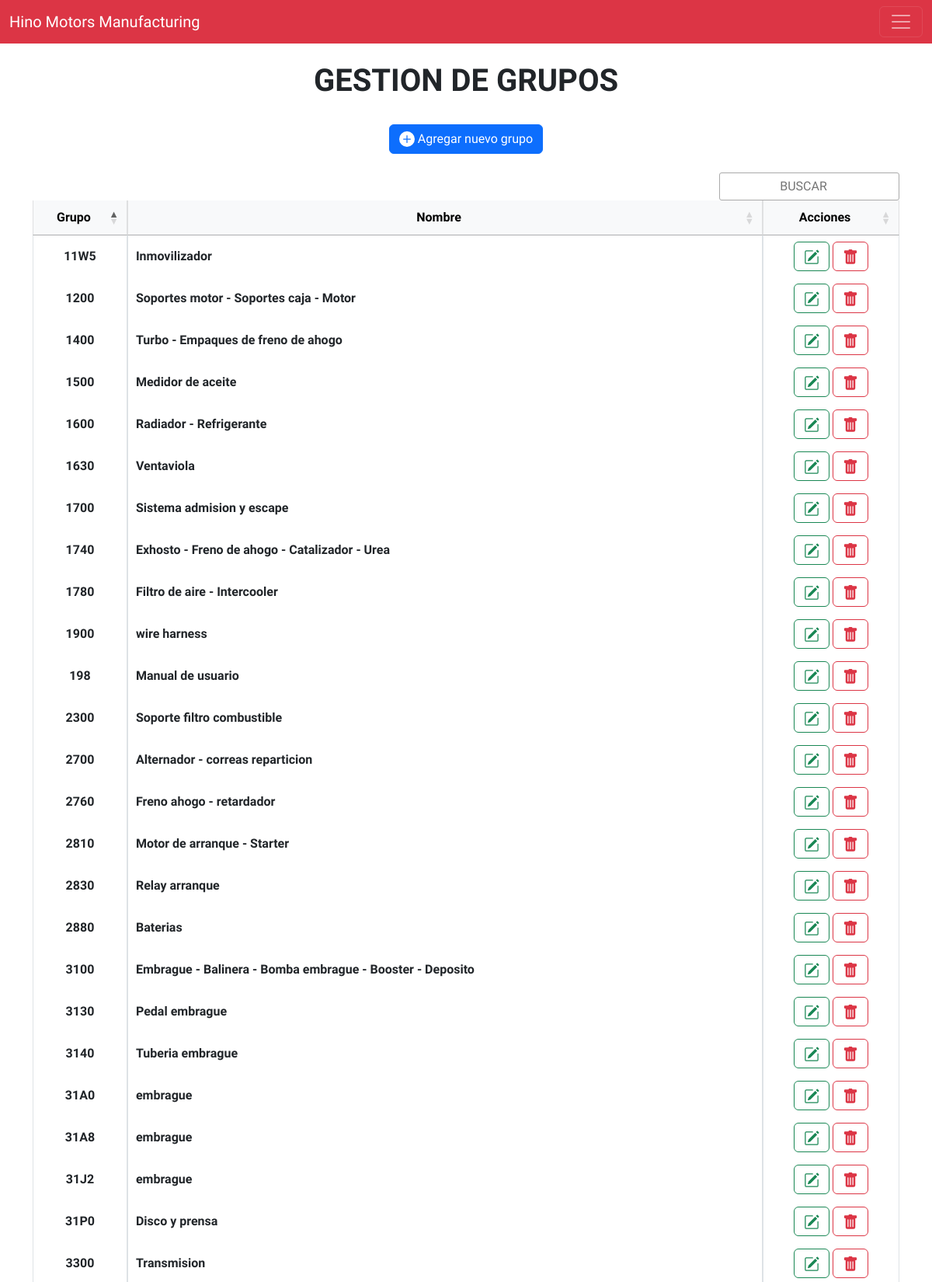
The page /view/grupo/index.php (upper part) on the database its author committed.
### tables this page shows
CREATE TABLE IF NOT EXISTS `grupo` (
  `idGrupo` int(10) NOT NULL AUTO_INCREMENT,
  `codigo` varchar(10) NOT NULL,
  `nombreGrupo` varchar(100) NOT NULL,
  `creatAt` timestamp NOT NULL DEFAULT CURRENT_TIMESTAMP,
  `updateAt` timestamp NOT NULL DEFAULT CURRENT_TIMESTAMP,
  PRIMARY KEY (`idGrupo`)
);

### config/conexion.php (called while the page is built)
<?php
class db{
    private $host = "localhost";
    private $dbname = "hino";
    private $username = "root";
    private $password = "";
    public function conexion() {
        try {
            $PDO = new PDO("mysql:host=" . $this->host . ";dbname=" . $this->dbname, $this->username, $this->password);
            return $PDO;
        } catch(PDOException $e) {
            echo "Error al conectarse a la base de datos" . $e->getMessage();
        }
    }
}
?>

### controller/grupoCtrl.php (called while the page is built, shortened)
<?php
class grupoController
{
    private $model;
    public function __construct()
    {
        require_once(__DIR__ ."/../model/grupoMdl.php");
        $this->model = new grupoModel();
    }
    public function index()
    {
        return ($this->model->index()) ? $this->model->index() : false;
    }
}

### model/grupoMdl.php (called while the page is built, shortened)
<?php
class grupoModel
{
    private $PDO;
    public function __construct()
    {
        require_once(__DIR__ ."/../config/conexion.php");
        $con = new db();
        $this->PDO = $con->conexion();
    }
    public function index()
    {
        $stament = $this->PDO->prepare("SELECT * FROM grupo ORDER BY codigo ASC");
        return ($stament->execute()) ? $stament->fetchAll() : false;
    }
}

### view/grupo/index.php (the view, shortened to what this page needs)
<?php
require_once("../head/head.php");
require_once("../../controller/grupoCtrl.php");
$obj =  new grupoController();
$rows = $obj->index();
?>
<br>
<h1 class="text-center"><strong>GESTION DE GRUPOS</strong></h1>
<br>
<div class="container">
  <div class="d-flex justify-content-center">
    <a href="./creat.php">
      <button type="button" class="btn btn-primary d-flex align-items-center" type="button"><svg xmlns="http://www.w3.org/2000/svg" width="20" height="20" fill="currentColor" class="bi bi-plus-circle-fill" viewBox="0 0 16 16">
          <path d="M16 8A8 8 0 1 1 0 8a8 8 0 0 1 16 0zM8.5 4.5a.5.5 0 0 0-1 0v3h-3a.5.5 0 0 0 0 1h3v3a.5.5 0 0 0 1 0v-3h3a.5.5 0 0 0 0-1h-3v-3z" />
        </svg>&nbsp;Agregar nuevo grupo</button>
    </a>
  </div>
  <br>
  <table class="table table-bordered table-hover" id="grupoTableConsulta">
    <thead class="table-light">
      <tr>
        <th class="text-center" scope="col">Grupo</th>
        <th class="text-center" scope="col">Nombre</th>
        <th class="text-center" scope="col">Acciones</th>
      </tr>
    </thead>
    <tbody>
      <?php if ($rows) : ?>
        <?php foreach ($rows as $row) : ?>
          <tr>
            <th class="text-center align-middle"><?= $row['codigo'] ?></th>
            <th class="text-break align-middle"><?= $row['nombreGrupo'] ?></th>
            <th class="text-center">
              <a href="edit.php?id=<?= $row['idGrupo'] ?>" class="btn btn-outline-success"></a>
              <button type="button" class="btn btn-outline-danger" data-bs-toggle="modal" data-bs-target="#exampleModal" onclick="setDeleteId('<?= $row['idGrupo'] ?>')"></button>
            </th>
          </tr>
        <?php endforeach; ?>
      <?php else : ?>
        <tr>
          <td colspan="3" class="text-center">No hay registros</td>
        </tr>
      <?php endif; ?>
    </tbody>
  </table>
</div>
<?php
require_once("../head/footer.php");
?>

### CSS/estilos.css (style rules this page uses)
body { font-family: 'Quicksand', sans-serif; }

### rows shown on the page
grupo: codigo "11W5", nombreGrupo "Inmovilizador"
grupo: codigo "1200", nombreGrupo "Soportes motor - Soportes caja - Motor"
grupo: codigo "1400", nombreGrupo "Turbo - Empaques de freno de ahogo"
grupo: codigo "1500", nombreGrupo "Medidor de aceite"
grupo: codigo "1600", nombreGrupo "Radiador - Refrigerante"
grupo: codigo "1630", nombreGrupo "Ventaviola"
grupo: codigo "1700", nombreGrupo "Sistema admision y escape"
grupo: codigo "1740", nombreGrupo "Exhosto - Freno de ahogo - Catalizador - Urea"
grupo: codigo "1780", nombreGrupo "Filtro de aire - Intercooler"
grupo: codigo "1900", nombreGrupo "wire harness"
grupo: codigo "198", nombreGrupo "Manual de usuario"
grupo: codigo "2300", nombreGrupo "Soporte filtro combustible"
grupo: codigo "2700", nombreGrupo "Alternador - correas reparticion"
grupo: codigo "2760", nombreGrupo "Freno ahogo - retardador"
grupo: codigo "2810", nombreGrupo "Motor de arranque - Starter"
grupo: codigo "2830", nombreGrupo "Relay arranque"
grupo: codigo "2880", nombreGrupo "Baterias"
grupo: codigo "3100", nombreGrupo "Embrague - Balinera - Bomba embrague - Booster - Deposito"
grupo: codigo "3130", nombreGrupo "Pedal embrague"
grupo: codigo "3140", nombreGrupo "Tuberia embrague"
grupo: codigo "31A0", nombreGrupo "embrague"
grupo: codigo "31A8", nombreGrupo "embrague"
grupo: codigo "31J2", nombreGrupo "embrague"
grupo: codigo "31P0", nombreGrupo "Disco y prensa"
grupo: codigo "3300", nombreGrupo "Transmision"
